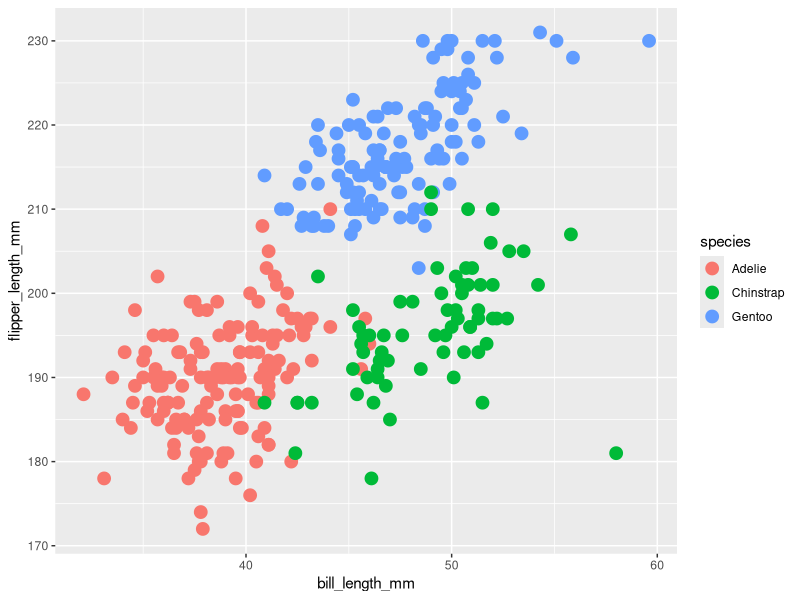
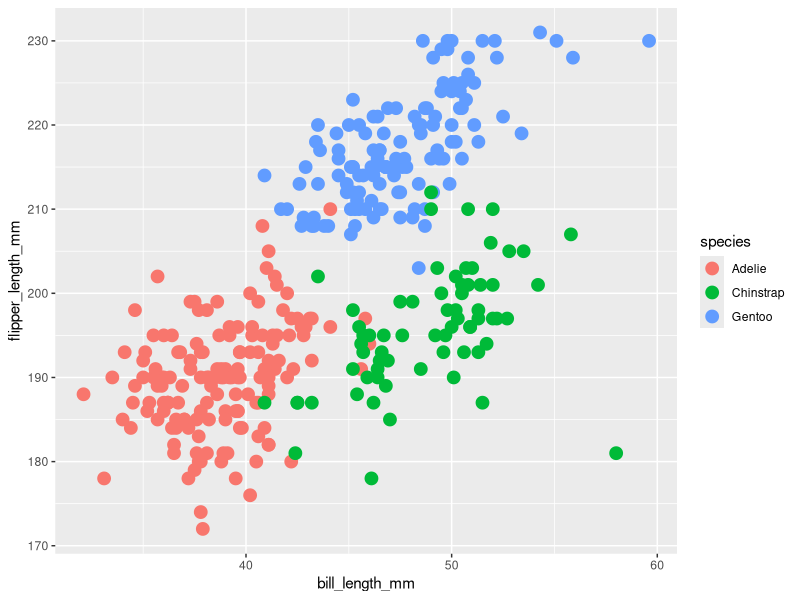

The R source for these figures, in order:
## ---- chunk 1
library(tidyverse)
## ---- chunk 2
prob1_df =
tibble(
  samp = rnorm(10),
  samp_gt_0 = samp > 0,
  char_vec = c("a", "b", "c", "d", "e", "f", "g", "h", "i", "j"),
  factor_vec = factor(c("low", "low", "low", "mod", "mod", "mod", "mod", "high", "high", "high"))
)
## ---- chunk 3
mean(pull(prob1_df, samp))
mean(pull(prob1_df, samp_gt_0))
mean(pull(prob1_df, char_vec))
mean(pull(prob1_df, factor_vec))
## ---- chunk 4
as.numeric(pull(prob1_df, samp))
as.numeric(pull(prob1_df, samp_gt_0))
as.numeric(pull(prob1_df, char_vec))
as.numeric(pull(prob1_df, factor_vec))
## ---- chunk 5
as.numeric(pull(prob1_df, samp_gt_0)) * pull(prob1_df, samp)
as.factor(pull(prob1_df, samp_gt_0)) * pull(prob1_df, samp)
as.numeric(as.factor(pull(prob1_df, samp_gt_0))) * pull(prob1_df, samp)
## ---- chunk 6
data("penguins", package = "palmerpenguins")
head(penguins)
names(penguins)
## ---- chunk 7
ggplot(penguins, aes(x = bill_length_mm, y = flipper_length_mm, color = species)) + geom_point(size = 4)
ggsave(
  "HW1_plot.png"
)
